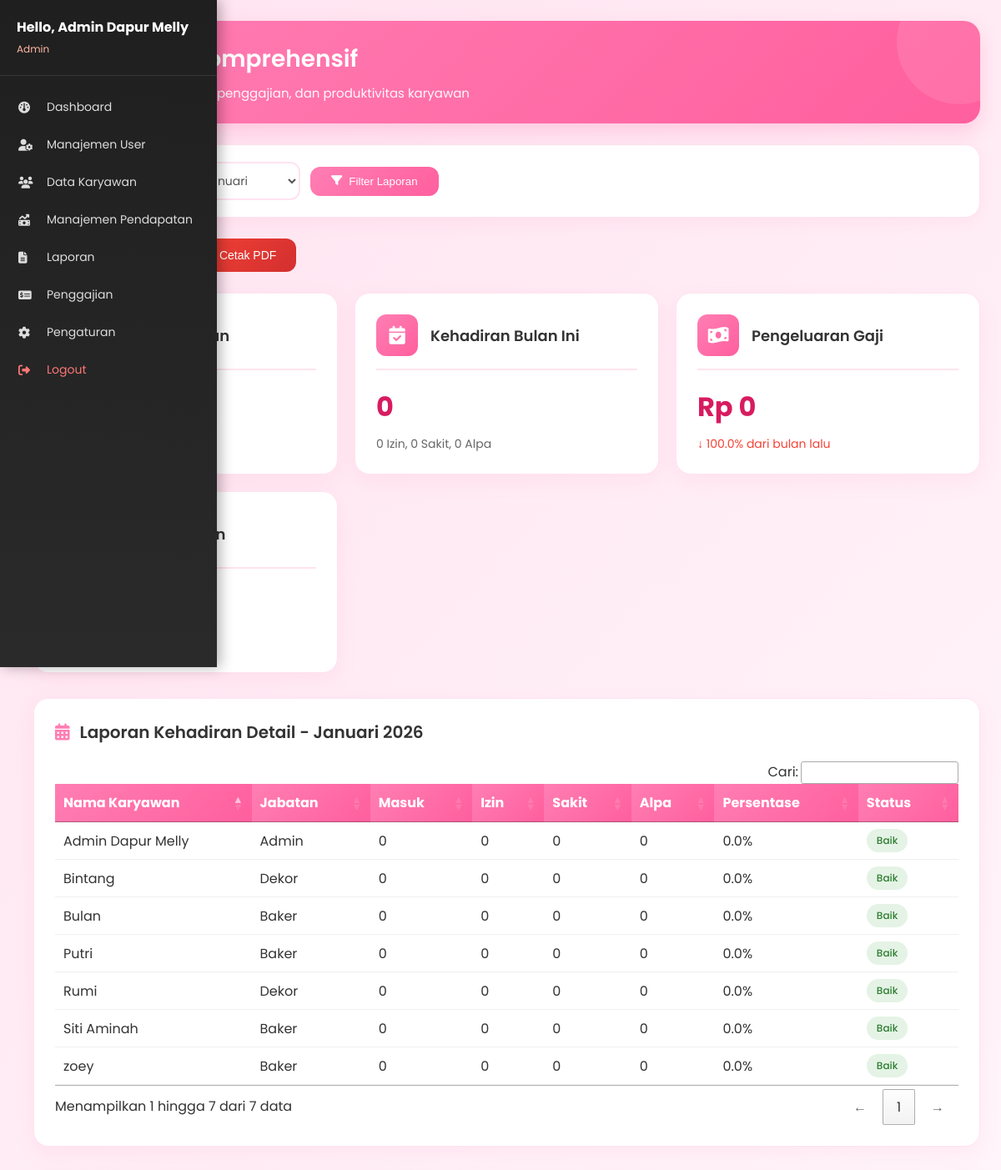
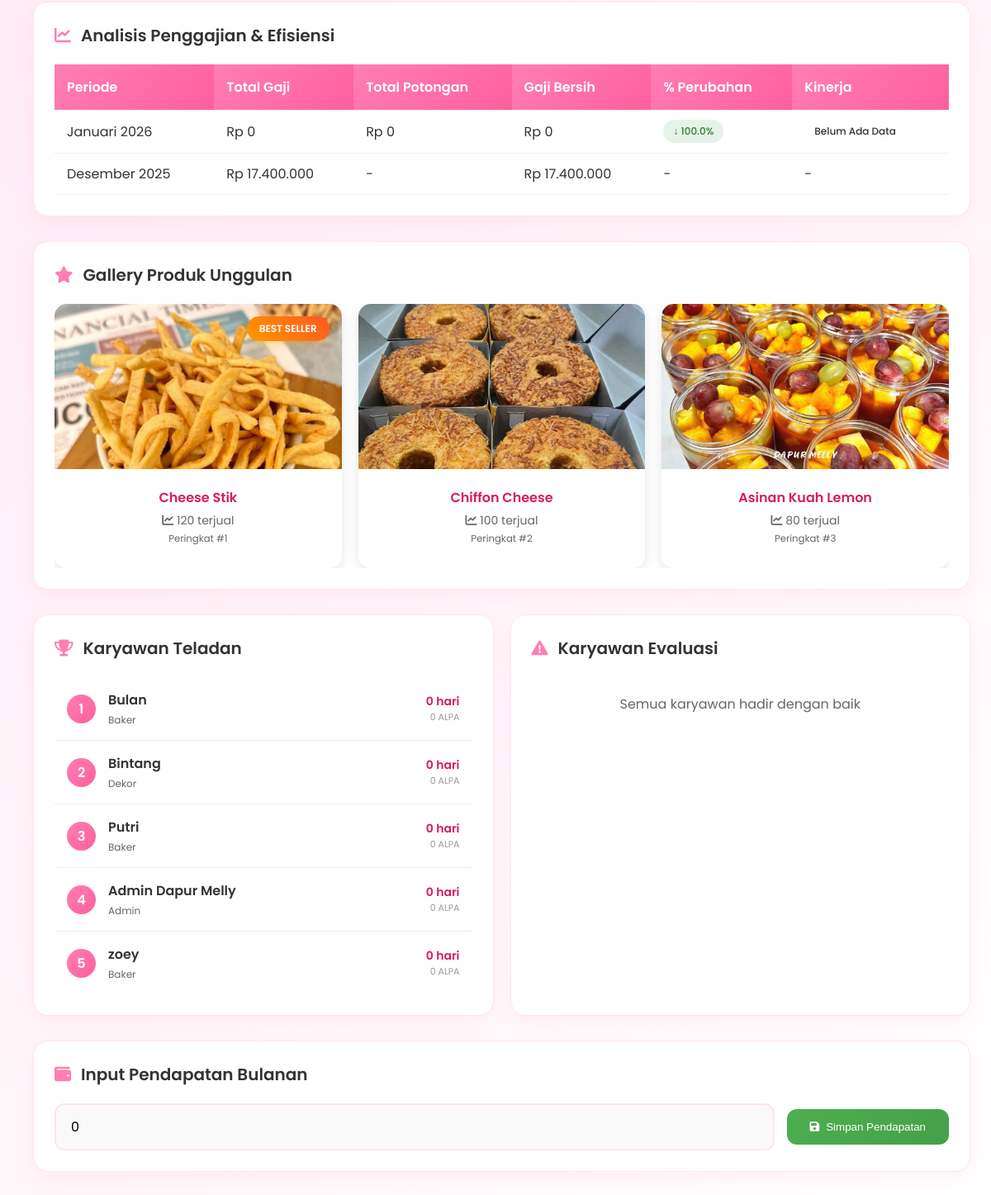
Screenshot of /admin/laporan.php (signed in) with the database file from the repository (2 pictures, top to bottom).
### tables this page shows
CREATE TABLE `produk_unggulan` (
  `id` int(11) NOT NULL AUTO_INCREMENT,
  `nama_produk` varchar(100) NOT NULL,
  `jumlah_terjual` int(11) NOT NULL,
  `foto` varchar(255) NOT NULL,
  `posisi` int(11) NOT NULL,
  PRIMARY KEY (`id`)
);

### admin/laporan.php (the view, shortened to what the rows shown need)
<?php
require '../config/koneksi.php';
$produk_unggulan = mysqli_query($conn, "
    SELECT * FROM produk_unggulan
    ORDER BY jumlah_terjual DESC
    LIMIT 10
");
?>
<!DOCTYPE html>
<html lang="id">
<head>
    <link rel="stylesheet" href="https://cdnjs.cloudflare.com/ajax/libs/font-awesome/6.5.0/css/all.min.css">
    <link rel="stylesheet" href="https://cdn.datatables.net/1.13.6/css/jquery.dataTables.min.css">
    <link rel="stylesheet" href="https://cdn.jsdelivr.net/npm/swiper@11/swiper-bundle.min.css">
    <link rel="stylesheet" href="https://cdn.datatables.net/buttons/2.4.2/css/buttons.dataTables.min.css">
</head>
<body>
    <?php include '../includes/sidebar.php'; ?>
    <div class="main">
        <div class="main-header no-print">
            <h1><i class="fas fa-chart-line"></i> Laporan Komprehensif</h1>
        </div>
        <div class="table-section print-section">
            <table class="data-table" id="kehadiranTable">
                <thead>
                    <tr>
                        <th>Nama Karyawan</th>
                        <th>Jabatan</th>
                        <th>Masuk</th>
                        <th>Izin</th>
                        <th>Sakit</th>
                        <th>Alpa</th>
                        <th>Persentase</th>
                        <th>Status</th>
                    </tr>
                </thead>
            </table>
        </div>
        <div class="table-section print-section">
            <table class="data-table">
                <thead>
                    <tr>
                        <th>Periode</th>
                        <th>Total Gaji</th>
                        <th>Total Potongan</th>
                        <th>Gaji Bersih</th>
                        <th>% Perubahan</th>
                        <th>Kinerja</th>
                    </tr>
                </thead>
            </table>
        </div>
        <div class="swiper-container no-print">
            <div class="swiper mySwiper">
                <div class="swiper-wrapper">
                    <?php
                    $max_sales = 0;
                    $produk_data = [];
                    if ($produk_unggulan) {
                        while($produk = mysqli_fetch_assoc($produk_unggulan)) {
                            $produk_data[] = $produk;
                            if ($produk['jumlah_terjual'] > $max_sales) {
                                $max_sales = $produk['jumlah_terjual'];
                            }
                        }
                        foreach($produk_data as $produk):
                            $is_best_seller = ($produk['jumlah_terjual'] == $max_sales && $max_sales > 0);
                    ?>
                    <div class="swiper-slide">
                        <?php if($is_best_seller): ?>
                        <div class="best-seller-badge">BEST SELLER</div>
                        <?php endif; ?>
                        <img src="../assets/<?= $produk['foto'] ?>"
                             alt="<?= htmlspecialchars($produk['nama_produk']) ?>"
                             class="product-image"
                             onerror="this.src='https://images.unsplash.com/photo-1568901346375-23c9450c58cd?w=400&h=225&fit=crop'">
                        <div class="product-info">
                            <div class="product-name"><?= htmlspecialchars($produk['nama_produk']) ?></div>
                            <div class="product-sales">
                                <i class="fas fa-chart-line"></i>
                                <?= $produk['jumlah_terjual'] ?> terjual
                                <?php if($produk['posisi'] <= 3): ?>
                                <br><small>Peringkat #<?= $produk['posisi'] ?></small>
                                <?php endif; ?>
                            </div>
                        </div>
                    </div>
                    <?php endforeach;
                    } ?>
                </div>
            </div>
        </div>
    </div>
</body>
</html>

### rows the page displays
produk_unggulan: shows "BEST SELLER", foto (picture), nama_produk "Cheese Stik", jumlah_terjual "120", posisi "1"
produk_unggulan: foto (picture), nama_produk "Chiffon Cheese", jumlah_terjual "100", posisi "2"
produk_unggulan: foto (picture), nama_produk "Asinan Kuah Lemon", jumlah_terjual "80", posisi "3"

### other values shown
$nama "Admin Dapur Melly"
$role "Admin"
$total_masuk "0"
$total_izin "0"
$total_sakit "0"
$total_alpa "0"
$total_gaji "0"
abs($persentase_gaji) "100.0"
$nama_bulan[$bulan] "Januari"
$tahun "2026"
$row['nama_lengkap'] "Rumi"
$row['posisi'] "Dekor"
$row['masuk'] "0"
$row['izin'] "0"
$row['sakit'] "0"
